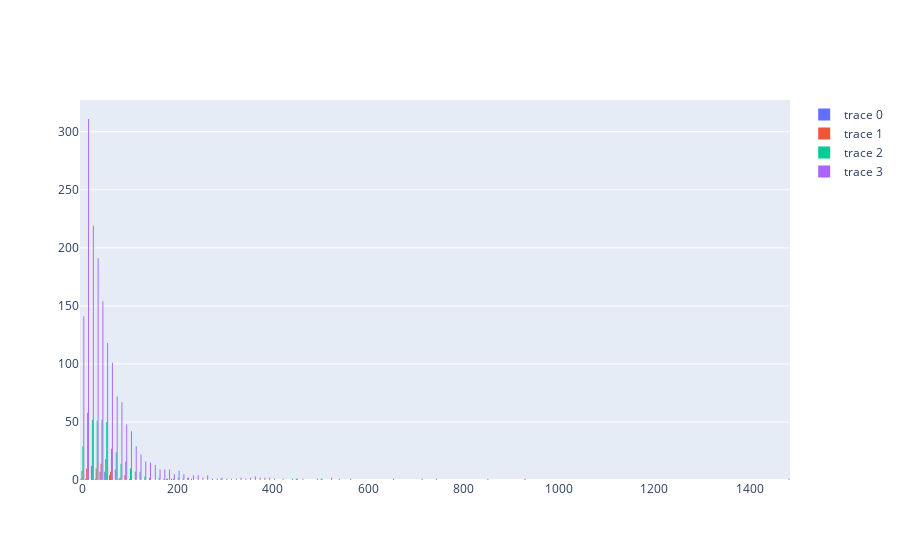

This figure's notebook cell:
### Code cell
fig = go.Figure()
for resolution in RESOLUTIONS:
    fig.add_trace(go.Histogram(x=grouped_dataframes[resolution]['Stops per Accident']))
    
fig.show()

### Figure 1 — Plotly figure (JSON) as saved in the notebook; plotly's stock layout.template omitted (floating-point values rounded to 4 significant figures; data arrays with more than 128 entries replaced by an {"elided": "..."} marker saying what was removed)
{"data": [{"type": "histogram", "x": [null, 55.57, 191.2, 43.44, null, 46.65, null, 47.77, null, 3, 35, 48.67, 45.76, 52.78, null, 43.62, 76.22, 41.04, null, 175.6, 42.8, 54.67, null, 55.92, 6.667, 36.26, null, 56.45, 33.37, 63.2, null, null, 49.64, null, 38]}, {"type": "histogram", "x": {"elided": "141 float values"}}, {"type": "histogram", "x": {"elided": "588 float values"}}, {"type": "histogram", "x": {"elided": "2706 float values"}}], "layout": {}}
